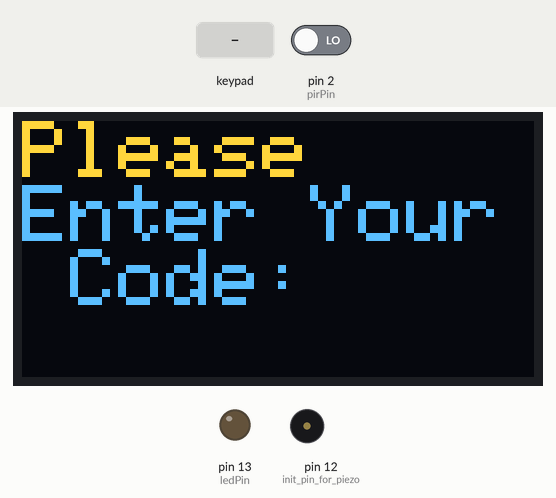
A sketch run on a simulated Arduino Uno, built with avr-gcc and run on an emulated ATmega328P. On the bench: 128×64 one-colour display, output pins drawn as LEDs (lit = HIGH), buzzer (waves = sounding). Inputs (shaded band) come from the test bench; at power-on: pin 2 (pirPin) LOW. The OLED is the two-colour kind (top 16 rows yellow); what the sketch prints to the serial monitor is not drawn.

Above: at 1.2 s.
1.3 s: keypad keys * * * * # pressed 0.4 s apart
At 4.2 s:
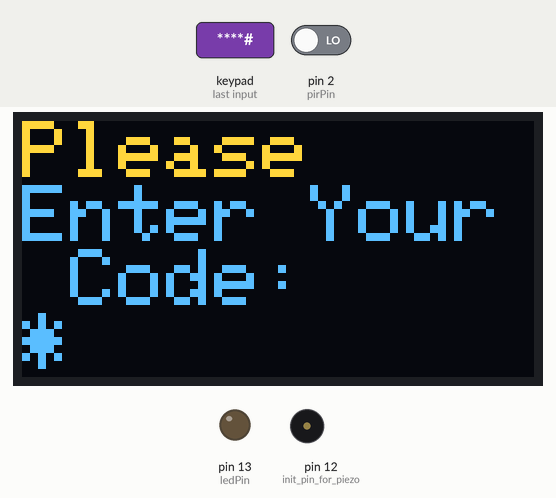
4.8 s: keypad keys 1 2 5 4 # pressed 0.4 s apart
At 8.1 s:
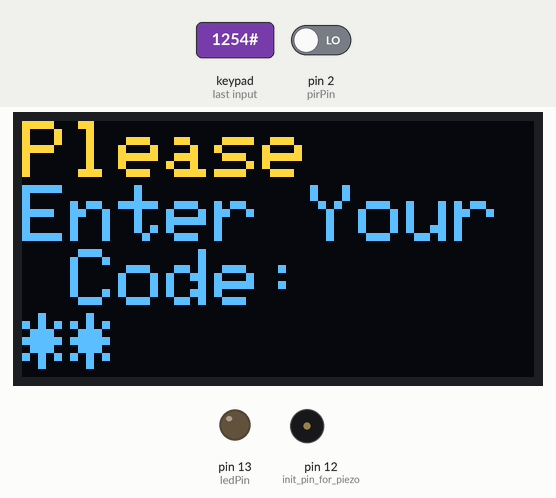
8.4 s: pin 2 (pirPin) driven HIGH
At 9.8 s:
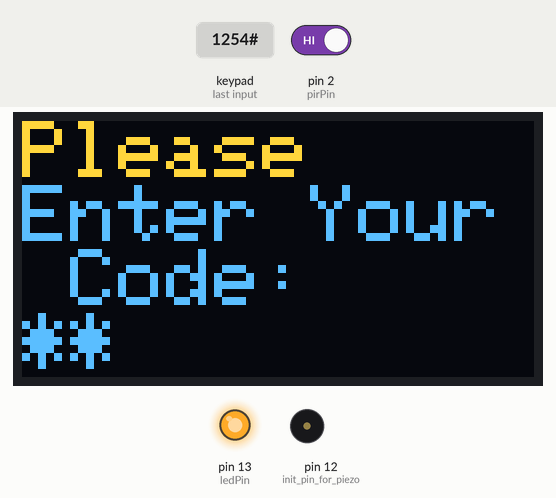
10.1 s: keypad keys 1 2 5 4 pressed 0.4 s apart
At 10.92 s:
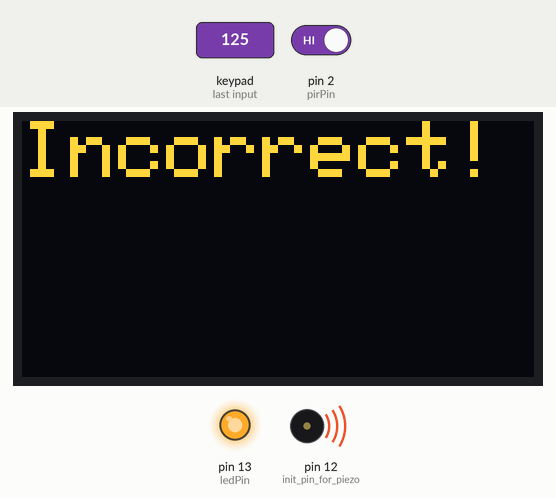
13.2 s: pin 2 (pirPin) driven LOW
At 13.7 s:
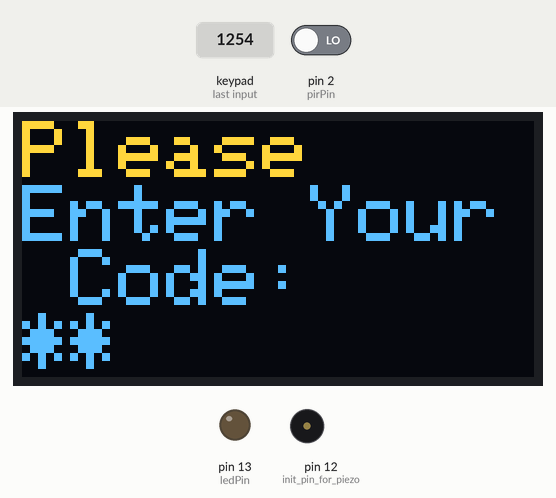
Timing chart, 0 to 15.9 s (numbered marks = the images above; inputs shaded):
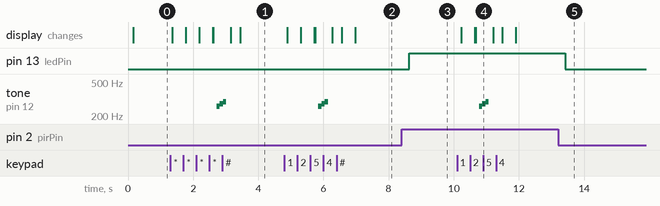

Measured:
- after the input at 1.3 s, tone on pin 12 (init_pin_for_piezo): silent → 261 Hz after 1.4 s, → 277 Hz 0.10 s later, → 294 Hz 0.10 s later, → silent 0.10 s later; the display: changes after 0.05 s (image 1)
- after the input at 4.8 s, tone on pin 12 (init_pin_for_piezo): silent → 261 Hz after 1.0 s, → 277 Hz 0.10 s later, → 294 Hz 0.10 s later, → silent 0.10 s later; the display: changes after 0.09 s (image 2)
- after the input at 8.4 s, pin 13 (ledPin): LOW → HIGH after 0.23 s
- after the input at 10.1 s, tone on pin 12 (init_pin_for_piezo): silent → 261 Hz after 0.68 s, → 277 Hz 0.10 s later, → 294 Hz 0.10 s later, → silent 0.10 s later; the display: first changes after 0.13 s (image 4 shows a later state)
- after the input at 13.2 s, pin 13 (ledPin): HIGH → LOW after 0.23 s

The sketch:

sketch_apr06b.ino
```cpp
#include <Adafruit_SSD1306.h>  //libary for keyboard
#include <Wire.h>  // libary for keyboard
#include <Keypad.h> // library for keyboard

#define SCREEN_WIDTH 128   // OLED display width, in pixels
#define SCREEN_HEIGHT 64   //  OLED display height, in pixels
#define OLED_RESET 4   // Reset pin
#define SCREEN_ADDRESS 0x3C   // Display text on the screen on the adressed plase
#define passwordLengt 5  // The length of the password
#define startPos 0  // The position of the start


int ledPin = 13;                // the pin that the LED is attached to
int pirPin = 2;                 // sensor Output
int pirStat = 0;                // variable to store the sensor status (value)
int state = LOW;               // by default, no motion detected


char data[passwordLengt]; // Character to hold password input
char master[passwordLengt] = {"1254"};  // The password for the keypad is 1254
byte dataCount = 0; //Counter for character entries
char customKey;    // Character to hold key input
const byte ROWS = 4; // four rows
const byte COLS = 4; // three columns
char hexaKeys[ROWS][COLS] = { // // Array to represent keys on keypad
  {'1', '2', '3', 'A'},
  {'4', '5', '6', 'B'},
  {'7', '8', '9', 'C'},
  {'*', '0', '#', 'D'}
};

byte rowPins[ROWS] = {9, 8, 7, 6};  //keypad rows/ Connections to Arduino
byte colPins[COLS] = {5, 4, 3, 2};  //keypad column/ Connections to Arduino

Keypad customKeypad = Keypad(makeKeymap(hexaKeys), rowPins, colPins, ROWS, COLS); // Create keypad object
Adafruit_SSD1306 display(SCREEN_WIDTH, SCREEN_HEIGHT, &Wire, OLED_RESET);


void setup() {
  Serial.begin(9600);         // initialize serial
  pinMode(pirPin, INPUT);     // Initalize motion detector
  pinMode(ledPin, OUTPUT);    // initalize LED as an output
  pinMode(12, OUTPUT);       // init pin for piezo
  digitalWrite(12, LOW);     // initalize for motion

  if (!display.begin(SSD1306_SWITCHCAPVCC, SCREEN_ADDRESS)) {
    Serial.println(F("SSD1306 allocation failed"));
    for (;;);   // Don't proceed, loop forever
  }

  display.clearDisplay(); //clears display

}

void loop() {
  checkmovement();
  display.setTextSize(2); //text size
  display.setTextColor(WHITE); //text color
  display.setCursor(0, 0);  //placement of the text
  display.println("Please    Enter Your Code:"); // what to write on the screen
  display.display();  // Updates the screen so it comes up on the screen

  customKey = customKeypad.getKey(); // Look for keypress

  if (customKey) {     // Enter keypress into array and increment counter
    data[dataCount] = customKey; //variable for character/number enter
    if (dataCount == 0) { //when you enter one more character/number on keypad
      display.setTextSize(2); //size of text
      display.setTextColor(WHITE); //color of the text
      display.println("*");  //writes on the screen
      display.display();    // Updates the screen so it comes up on the screen
    } else if (dataCount == 1) { //when you enter one more character/number on keypad
      display.setTextSize(2); //size of text
      display.setTextColor(WHITE); //color of the text
      display.println("**"); //writes on the screen
      display.display();    // Updates the screen so it comes up on the screen
    } else if (dataCount == 2) { //when you enter one more character/number on keypad
      display.setTextSize(2); //size of text
      display.setTextColor(WHITE); //color of the text
      display.println("***"); //writes on the screen
      display.display();  // Updates the screen so it comes up on the screen
    } else if (dataCount == 3) { //when you enter one more character/number on keypad
      display.setTextSize(2); //size of text
      display.setTextColor(WHITE); //color of the text
      display.println("****"); //writes on the screen
      display.display();  // Updates the screen so it comes up on the screen
    }
    dataCount++; //increase so that you can enter one more character
  }

  if (dataCount == passwordLengt - 1) {  // See if we have reached the password length

    display.clearDisplay();  //clears display
    display.setCursor(0, 0); //where the text should be

    if (!strcmp(data, master)) {    // If password is correctit it will write on the screen

      display.setTextSize(2);  //size of text
      display.setTextColor(WHITE); //color of the text
      display.println("Correct!"); //writes on the screen
      display.display(); // Updates the screen so it comes up on the screen
      delay(100);  // A delay/pause
      display.clearDisplay(); //clears the screen/display
    }
    else
         // If password is incorrect it will write on the screen password is incorrect
    {
      display.setTextSize(2);  //size of text
      display.setTextColor(WHITE); //color of the text
      display.println("Incorrect!"); //writes on the screen
      display.display(); // Updates the screen so it comes up on the screen
      delay(100); // A delay/pause
      display.clearDisplay(); //clears the screen/display
      playsound(); //plays alarm
    }
    clearData(); // clears data
  }
}


void checkmovement() {
  Serial.println(digitalRead(pirPin)); //Writes in value of sensor
  pirStat = digitalRead(pirPin);  // read sensor value
  delay(100);                // delay 100 milliseconds
  if (pirStat == HIGH) {          // check if the sensor is HIGH
    digitalWrite(ledPin, HIGH);   // turn LED ON
    Serial.println("MOTION DETECTED"); //Writes in seriall monitor "motion detected" when motion is detected


    if (state == LOW) {  //check if the sensor is LOW
      Serial.println("Motion detected!");
      state = HIGH;     // update variable state to HIGH
    }
  }
  else {
    digitalWrite(ledPin, LOW); // turn LED OFF
    Serial.println("NO MOTION DETECTED"); //Writes in seriall monitor "No motion detected" when no motion is detected

    if (state == HIGH) { //check id sensor is high
      Serial.println("Motion stopped!"); //Writes "Motion stopped"
      state = LOW;       // update variable state to LOW

    }
  }
}


// Go through array and clear data
// when it is not empty it clears the screen
void clearData() {

  while (dataCount != 0) {  //if it is not empty on the screen

    data[dataCount--] = 0;  //clear screen
  }
  return;
}


// Alarm Tone
void playsound() {
  tone(12, 261); //melodi tone:Middle C
  delay(100); // A delay/pause

  tone(12, 277); //melodi C#
  delay(100); // A delay/pause

  tone(12, 294); //melodi D
  delay(100); // A delay/pause

  noTone(12); //stops alaram

}
```
